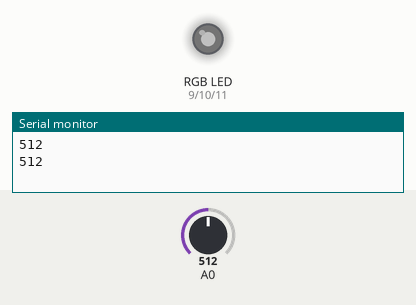
Simulated run of this sketch. Board: Arduino Uno, built with avr-gcc and run on an emulated ATmega328P. On the bench: an RGB LED mixed from three pins (HIGH = lit), the last lines printed to the serial monitor. The inputs (shaded band) are chosen by the test bench; at power-on: A0 = 512. Dim RGB values are drawn brighter than linear.

Above: at 2.3 s.
2.4 s: A0 set to 233
At 2.55 s:
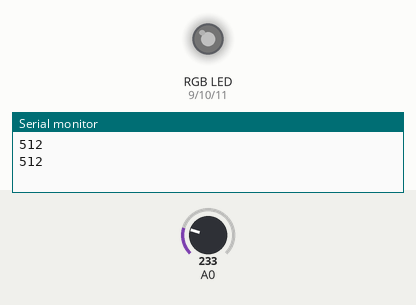
5.9 s: A0 set to 203
At 6.1 s:
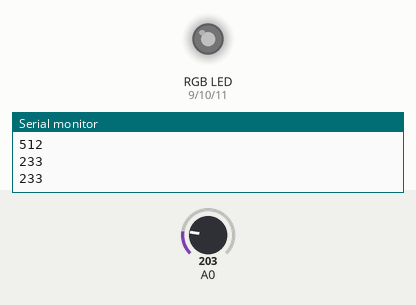
8.0 s: A0 set to 229
At 9.96 s:
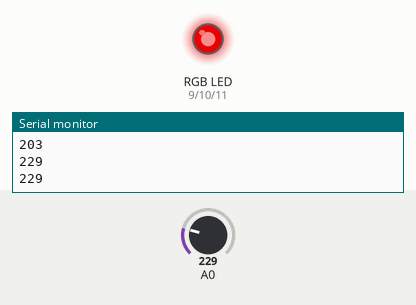
Timing chart, 0 to 9.8 s (numbered marks = the images above; inputs shaded):
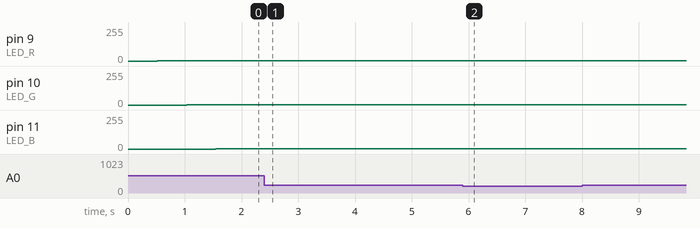

The sketch:

Cds_Sensor.ino
```cpp
const int LED_R=9;
const int LED_G=10;
const int LED_B=11;
int Dtime = 1;

void setup() {
  // put your setup code here, to run once:
  Serial.begin(9600);
    pinMode(LED_R, OUTPUT);
  pinMode(LED_G, OUTPUT);
  pinMode(LED_B, OUTPUT);
}

void loop() {
  // put your main code here, to run repeatedly:
  int Analog;
  Analog = analogRead(0);
  Serial.println(Analog);

  if(Analog > 219){
      int i;
      for(i=0; i<255; i++){
      analogWrite(LED_R, i);
      delay(Dtime);
    }
    for(i=255; i>0; i--){
      analogWrite(LED_R, i);
      delay(Dtime);
    }
    for(i=0; i<255; i++){
      analogWrite(LED_G, i);
      delay(Dtime);
    }
    for(i=255; i>0; i--){
      analogWrite(LED_G, i);
      delay(Dtime);
    }
    for(i=0; i<255; i++){
      analogWrite(LED_B, i);
      delay(Dtime);
    }
    for(i=255; i>0; i--){
      analogWrite(LED_B, i);
      delay(Dtime);
    }
    Analog = 0;
  }
}
```

Measured:
- after the input at 2.4 s, pin 9 (LED_R): stays 1/255 (without the input it goes to 4/255 after 1.2 s)
- after the input at 5.9 s, pin 10 (LED_G): stays 1/255 (without the input it goes to 116/255 after 1.2 s)
